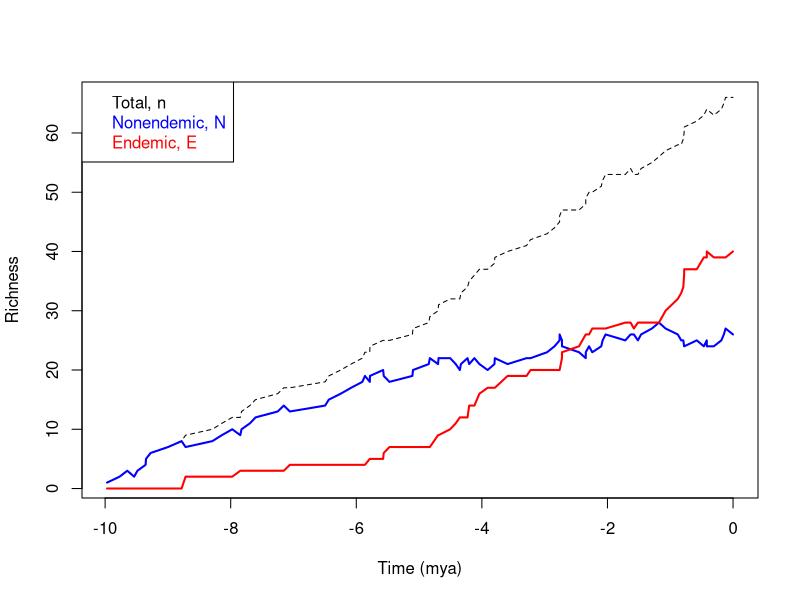
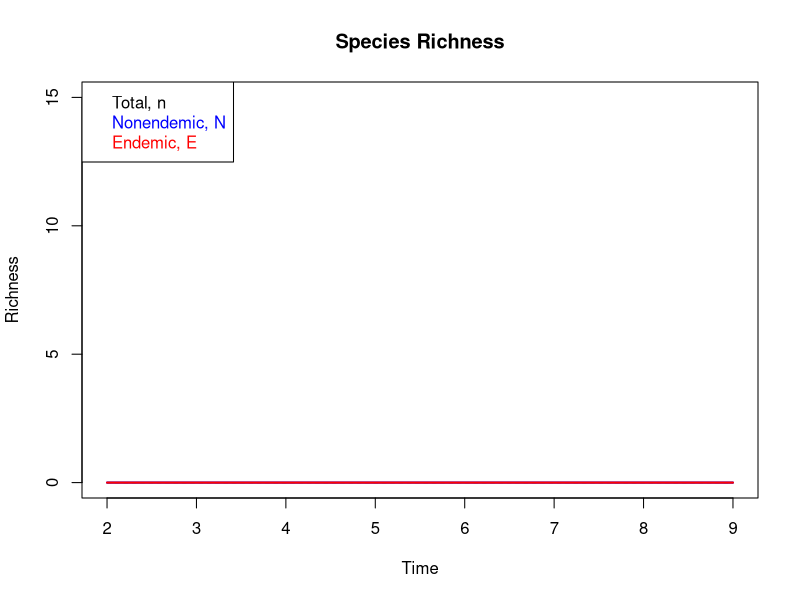

Here is the R script that generated these plots, in order:
#### DAISIE model with mainland speciation and immigration ####
# by Mark Wright
# with Alvaro Rodriguez
remove(list=ls())
set.seed(23)



#### Parameters ####
N <- 0 # number of nonendemic species
E <- 0 # number of endemic species
n <- N + E # number of combined nonendemic and endemic species
M <- 1000 # number of mainland species
t <- -10 # present time is now t=0 and perspective is looking backwards in time = t
gamma <- 0.005 # rate of immigration
lambda.c <- 0.05 # rate of cladogenesis
lambda.a <- 0.05 # rate of anagenesis
mu <- 0.012 # rate of extinction
total.rate <- (M-N)*gamma + n*(lambda.c + mu)+ N*lambda.a  # adjusted per capita rates
# values in parentheses are for scenarios with constant area
# rate of immigration (low = 0.001 (0.1), high = 0.1 (0.3))
# rate of cladogenesis (L = 0.00001, H = 0.00005 DI, 0.001 DD)
# rate of anagenesis (L = 0.1, H = 10)
# rate of extinction (L = 1, H = 10 (3))
richness <- data.frame(matrix(ncol = 4)) # convert to matrix
colnames(richness) <- cbind("t", "N", "E", "n")
row <- 1



#### Functions ####
dt <- as.numeric(rexp(1, rate = total.rate))
t <- t + dt # define the time of the first event



#### Simulation ####
while(t <= 0){
  event <- sample(c("immigration", "cladogenesis_N", "cladogenesis_E", "anagenesis", "extinction_N", "extinction_E"),
                  size = 1, replace = T,  prob = c((M-N)*gamma, N*lambda.c, E*lambda.c, N*lambda.a, N*mu, E*mu))
  if(event == "immigration"){
    N <- N + 1
  } else if (event == "cladogenesis_N"){
    N <- N - 1
    E <- E + 2
  } else if (event == "cladogenesis_E"){
    E <- E + 1
  } else if (event == "anagenesis"){
    N <- N - 1
    E <- E + 1
  } else if (event == "extinction_N"){
    N <- N - 1
  } else if (event == "extinction_E"){
    E <- E - 1
  }
  n <- N + E
  for(i in 1:4){richness[row, i] <- c(t, N, E, n)[i]}
  row <- row + 1
  total.rate <- (M-N)*gamma + n*(lambda.c + mu)+ N*lambda.a  # adjusted per capita rates
  dt <- rexp(1, rate = total.rate)
  t <- t + dt
  }



#### Plot the simulation ####
plot(data = richness, n~t, type = "l", lty = 2,
     xlab = "Time (mya)",
     ylab = "Richness")
lines(data = richness, N~t, col = "blue", lwd = 2)
lines(data = richness, E~t, col = "red", lwd = 2)
legend(x = "topleft",
       legend = c("Total, n", "Nonendemic, N", "Endemic, E"),
       text.col = c("black", "blue", "red"))



########################################## THIS IS NOT YET FUNCTIONAL
#### Replicate the simulation ####
# dataframe of median richness at 5 points (t = 0.2, 0.5, 0.9)
# adjust t so that 1.0 is tend instead of arbitrary time value
# reset necessary parameters so that script lines can run consecutively
median.richness <- data.frame(cbind(0,0,0,0,0,0,0,0,0,0))
colnames(median.richness) <- cbind("Rep", "2N", "2E", "2n", "5N", "5E", "5n", "9N", "9E", "9n")
for(i in 1:100){
  t <- dt
  E <- 0
  N <- 0
  n <- 0
  richness <- data.frame(cbind(0,0,0,0))
  colnames(richness) <- cbind("t", "N", "E", "n")
  row <- 1
  while(t <= 1){event <- sample(c("immigration",
                                "cladogenesis",
                                "anagenesis",
                                "extinction"),
                              size = 1, # try changing to n to see what happens, but make sure n = 1 if so
                              replace = T,
                              prob = c(gamma/total.rate,
                                       lambda.c/total.rate,
                                       lambda.a/total.rate,
                                       mu/total.rate))
  if(event == "immigration"){
    N <- N + 1
  } else if (event == "cladogenesis" & N >= 1){
    N <- N - 1
    E <- E + 2
  } else if (event == "anagenesis" & N >= 1){
    N <- N - 1
    E <- E + 1
  } else if (event == "extinction" & N >= 1 & E >= 1){
    extinction <- sample(c("N", "E"),
                         size = 1,
                         prob = c(0.5,0.5))
    if(extinction == "N"){
      N <- N - 1
    } else if(extinction == "E"){
      E <- E - 1
    }
  }
  n <- N + E
  for(j in 1:4){richness[row, j] <- c(t, N, E, n)[j]}
  row <- row + 1
  dt <- rexp(1, rate = 1/total.rate)
  t <- t + dt
  }
  median.richness[i,1] <- i
  median.richness[i,2] <- richness[which.min(abs(richness$t - 0.2)),2]
  median.richness[i,3] <- richness[which.min(abs(richness$t - 0.2)),3]
  median.richness[i,4] <- richness[which.min(abs(richness$t - 0.2)),4]
  median.richness[i,5] <- richness[which.min(abs(richness$t - 0.5)),2]
  median.richness[i,6] <- richness[which.min(abs(richness$t - 0.5)),3]
  median.richness[i,7] <- richness[which.min(abs(richness$t - 0.5)),4]
  median.richness[i,8] <- richness[which.min(abs(richness$t - 0.9)),2]
  median.richness[i,9] <- richness[which.min(abs(richness$t - 0.9)),3]
  median.richness[i,10] <- richness[which.min(abs(richness$t - 0.9)),4]
}



#### Plot the simulation replicated 1000 times ####
mean.median.richness <- data.frame(matrix(0, ncol = 4, nrow = 3))
colnames(mean.median.richness) <- cbind("Time", "N", "E", "n")
mean.median.richness$Time[1] <- 2
mean.median.richness$N[1] <- mean(median.richness$`2N`)
mean.median.richness$E[1] <- mean(median.richness$`2E`)
mean.median.richness$n[1] <- mean(median.richness$`2n`)
mean.median.richness$Time[2] <- 5
mean.median.richness$N[2] <- mean(median.richness$`5N`)
mean.median.richness$E[2] <- mean(median.richness$`5E`)
mean.median.richness$n[2] <- mean(median.richness$`5n`)
mean.median.richness$Time[3] <- 9
mean.median.richness$N[3] <- mean(median.richness$`9N`)
mean.median.richness$E[3] <- mean(median.richness$`9E`)
mean.median.richness$n[3] <- mean(median.richness$`9n`)



plot(data = mean.median.richness, n~Time, type = "l", lty = 2,
     main = "Species Richness",
     xlab = "Time",
     ylab = "Richness",
     ylim = c(0,15))
lines(data = mean.median.richness, N~Time, col = "blue", lwd = 2)
lines(data = mean.median.richness, E~Time, col = "red", lwd = 2)
legend(x = "topleft",
       legend = c("Total, n", "Nonendemic, N", "Endemic, E"),
       text.col = c("black", "blue", "red"))

#
